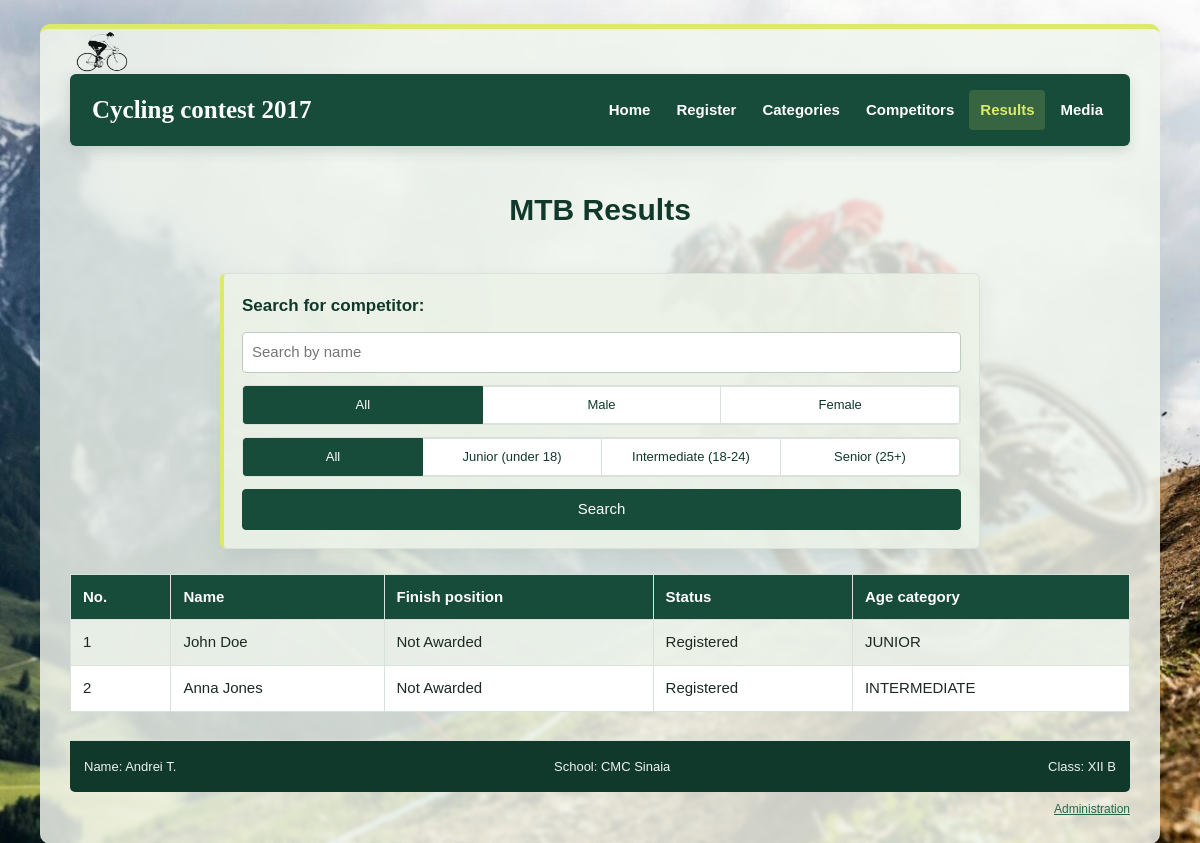
Screenshot of /results.php?category=1 with the database file from the repository.
### tables this page shows
CREATE TABLE IF NOT EXISTS `categories` (
  `id` int NOT NULL AUTO_INCREMENT,
  `name` varchar(50) NOT NULL,
  `description` varchar(1000) DEFAULT NULL,
  `image_name` varchar(20) DEFAULT NULL,
  PRIMARY KEY (`id`),
  UNIQUE KEY `uq_categories_name` (`name`)
);

CREATE TABLE IF NOT EXISTS `results` (
  `competitor_id` int NOT NULL,
  `category_id` int NOT NULL,
  `finish_position` int DEFAULT NULL,
  `status` enum('REGISTERED','FINISHED','NOT_FINISHED','DISQUALIFIED') NOT NULL DEFAULT 'REGISTERED',
  `age_category` enum('JUNIOR','INTERMEDIATE','SENIOR','') NOT NULL,
  PRIMARY KEY (`competitor_id`,`category_id`),
  KEY `idx_results_category_position` (`category_id`,`finish_position`)
);

CREATE TABLE IF NOT EXISTS `competitors` (
  `id` int NOT NULL AUTO_INCREMENT,
  `first_name` varchar(50) NOT NULL,
  `last_name` varchar(50) NOT NULL,
  `date_of_birth` date NOT NULL,
  `email` varchar(254) NOT NULL,
  `phone_number` varchar(20) NOT NULL,
  `gender` enum('M','F') NOT NULL,
  PRIMARY KEY (`id`),
  UNIQUE KEY `uq_competitors_email` (`email`)
);

### results.php (the view, shortened to what this page needs)
<?php
    include ("shared/header.php");
    $escape_html = static fn($value) => htmlspecialchars((string)$value, ENT_QUOTES, 'UTF-8');
    $requested_category = filter_var($_GET['category'] ?? null, FILTER_VALIDATE_INT);
    $selected_category = $requested_category !== false && $requested_category > 0 ? $requested_category : null;
    $current_category_name = null;
    if ($selected_category) {
        $category_statement = mysqli_prepare($link, 'SELECT name FROM categories WHERE id = ?');
        mysqli_stmt_execute($category_statement, [$selected_category]);
        $category_result = mysqli_stmt_get_result($category_statement);
        $category_row = mysqli_fetch_assoc($category_result);
        if ($category_row) {
            $current_category_name = $category_row['name'];
        } else {
            $selected_category = null;
        }
    }
?>
<?php
    if ($selected_category) {
        $conditions = ['r.category_id = ?'];
        $parameters = [$selected_category];
        $category_results_query = "SELECT r.competitor_id, r.finish_position, r.status, r.age_category,
            c.first_name, c.last_name
            FROM results r JOIN competitors c ON r.competitor_id = c.id
            WHERE " . implode(' AND ', $conditions) . ' ORDER BY r.finish_position IS NULL, r.finish_position, r.competitor_id';
        $results_statement = mysqli_prepare($link, $category_results_query);
        mysqli_stmt_execute($results_statement, $parameters);
        $category_results = mysqli_stmt_get_result($results_statement);
?>
    <h1 align="center" style="margin-top:45px;">
         <?php echo $escape_html($current_category_name . ' Results'); ?>
    </h1>
    <br />
    <?php
        include __DIR__ . '/shared/search_form.php';
    ?>
    <br />
    <?php
        if (mysqli_num_rows($category_results) === 0) {
            echo '<div class="empty-state" role="status">No competitors found.</div>';
        } else {
    ?>
    <table class="data-table">
        <tr>
            <th>No.</th>
            <th>Name</th>
            <th>Finish position</th>
            <th>Status</th>
            <th>Age category</th>
        </tr>
        <?php while($row = mysqli_fetch_assoc($category_results))
            {
        ?>
            <tr>
                <td> <?php echo (int)$row['competitor_id']; ?> </td>
                <td> <?php echo $escape_html($row['first_name'] . ' ' . $row['last_name']); ?> </td>
                <td> <?php echo $escape_html($row['finish_position'] ?? 'Not Awarded'); ?> </td>
                <td> <?php echo $escape_html(result_status::{$row['status']}->value); ?> </td>
                <td> <?php echo $escape_html($row['age_category']); ?> </td>
            </tr>
        <?php
            }
        ?>
    </table>
	<?php } ?>
<?php
    }
    include ("shared/footer.php");
?>

### css/styles.css (style rules this page uses)
:root { color-scheme: light; --ink: #1c2924; --muted: #64736c; --forest: #174b3a; --forest-deep: #10392c; --leaf: #dce96a; --paper: rgba(248, 250, 246, 0.86); --canvas: #edf2ec; --line: #d8e1da; --soft: rgba(238, 244, 235, 0.84); --danger: #a62e2e; }
* { box-sizing: border-box; }
body { margin: 0; padding: 24px 16px; background-color: #31483e; background-image: url("../images/background_landscape.jpg"); background-attachment: fixed; background-position: center; background-repeat: no-repeat; background-size: cover; color: var(--ink); font: 15px/1.65 "Trebuchet MS", Tahoma, sans-serif; }
h1, h2, h3, h4 { color: var(--forest-deep); line-height: 1.25; }
table { width: 100%; border-collapse: collapse; text-align: left; }
.data-table { width: 100%; margin: 0 0 28px; }
th, td { padding: 10px 12px; border: 1px solid var(--line); }
th { background: var(--forest); color: #fff; font-weight: 600; }
td { background: #fff; }
tr:nth-child(even) td { background: var(--soft); }

### rows the page displays
categories: name "MTB Results"
results: competitor "1", competitor.last_name "John Doe", finish_position "Not Awarded", value "Registered", age_category "JUNIOR"
results: competitor "2", competitor.last_name "Anna Jones", finish_position "Not Awarded", value "Registered", age_category "INTERMEDIATE"

### other values shown
$escape_search_value($form['label']) "Search for competitor"
age_category::JUNIOR->value "Junior (under 18)"
age_category::INTERMEDIATE->value "Intermediate (18-24)"
age_category::SENIOR->value "Senior (25+)"
